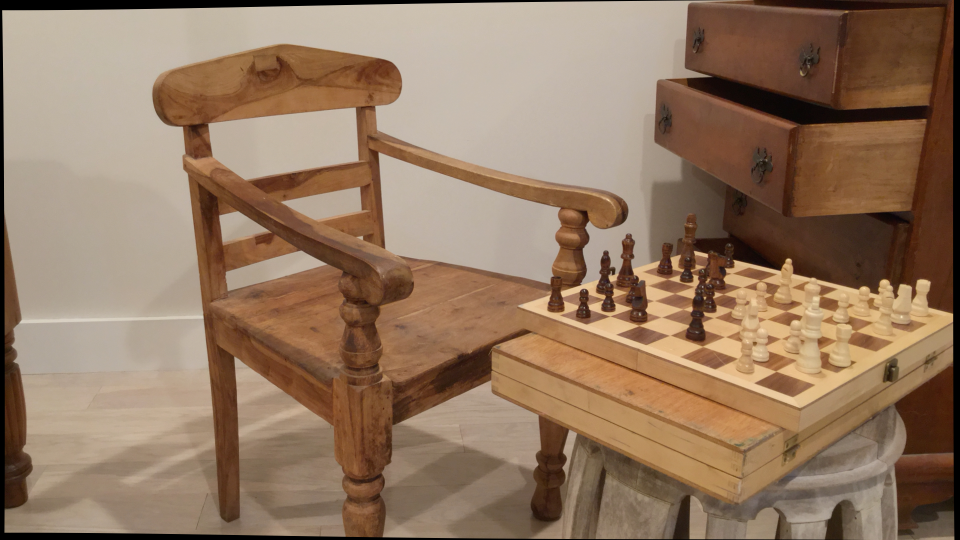
#> input picture 三维重建/chess2/im0.png, 1920 x 1080 px (shown at 1/2 size)
$ python reconstruction.py
#> lines starting #> are read from the running program, lines starting #| are printed output that depends on the picture
#!/usr/bin/env python
import numpy as np
import cv2
from matplotlib import pyplot as plt
import time

def sgbm(imgL, imgR):
    T1 = time.time()
    window_size = 1
    min_disp = 0
    num_disp = 320 - min_disp
    stereo = cv2.StereoSGBM_create(minDisparity = min_disp,
							numDisparities = num_disp,
							blockSize = 5,
							P1 = 8 * 3 * window_size**2,
							P2 = 32 * 3 * window_size**2,
							disp12MaxDiff = 1,
							uniquenessRatio = 10,
							speckleWindowSize = 100,
							speckleRange = 32
							)

    # disparity = stereo.compute(imgL, imgR)
    disparity = stereo.compute(imgL, imgR).astype(np.float32) / 16.0

    print((time.time() - T1) * 1000)

    plt.imshow(disparity, 'gray')
    plt.savefig('sgbm.png')
    plt.show()

def bm(imgL, imgR):
    T1 = time.time()
    # SAD window size should be between 5..255
    block_size = 11

    min_disp = 0
    num_disp = 320 - min_disp
    uniquenessRatio = 10


    stereo = cv2.StereoBM_create(numDisparities = num_disp, blockSize = block_size)
    stereo.setUniquenessRatio(uniquenessRatio)

    disparity = stereo.compute(imgL, imgR).astype(np.float32) / 16.0

    print((time.time() - T1) * 1000)

    plt.imshow(disparity,'gray')
    plt.savefig('bm.png')
    plt.show()


if __name__ == "__main__":
    print('loading images...')
    imgL = cv2.imread('chess2/im0.png', 0)
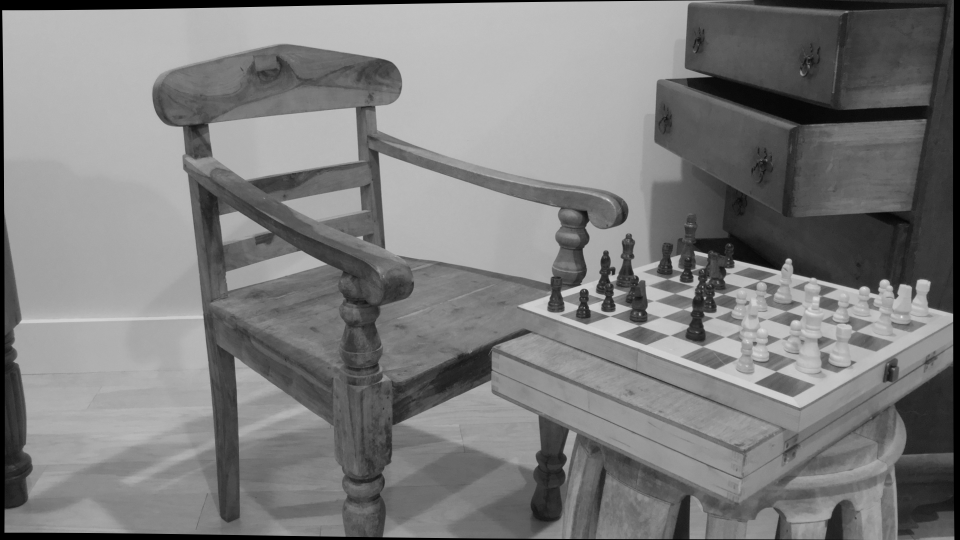
#> imgL: shape (1080, 1920) (shown at 1/2 size); min 0, max 234, mean 124.9
    imgR = cv2.imread('chess2/im1.png', 0)
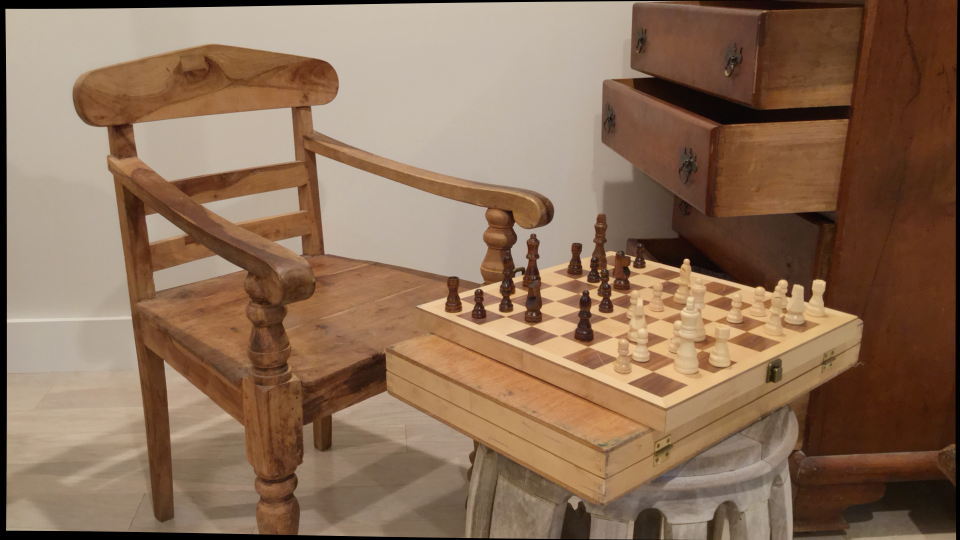
#> input picture 三维重建/chess2/im1.png, 1920 x 1080 px (shown at 1/2 size)
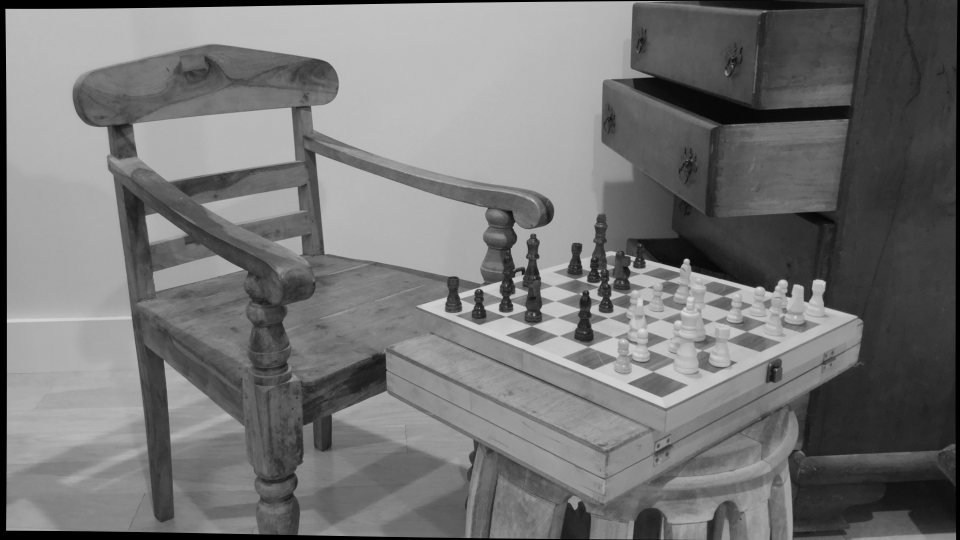
#> imgR: shape (1080, 1920) (shown at 1/2 size); min 0, max 238, mean 116.8

    bm(imgL, imgR)
#> in bm, `disparity = stereo.compute(imgL, imgR).astype(np.float32) / 16.0`:
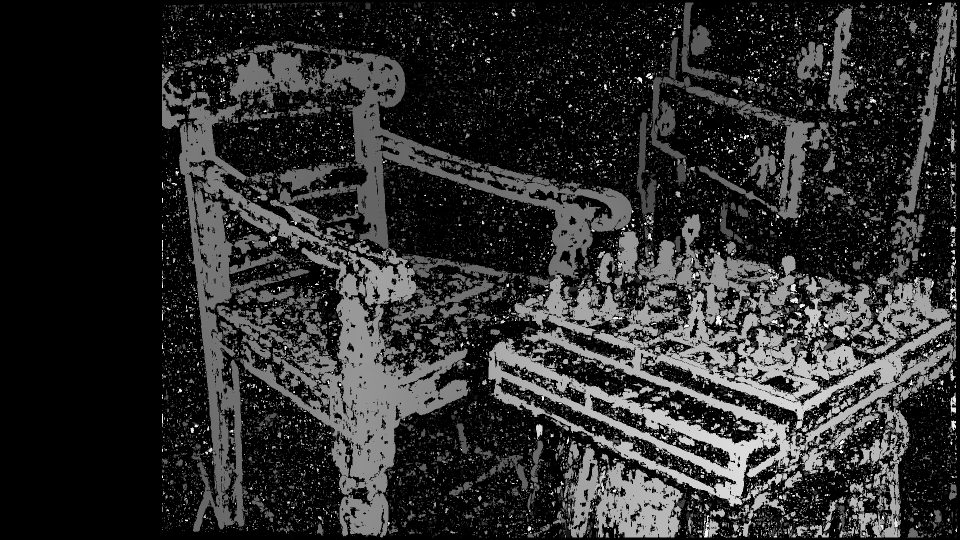
#> disparity: shape (1080, 1920) float32 (shown at 1/2 size); min -1, max 319, mean 54.4; drawn with min black and max white
    sgbm(imgL, imgR)
#> in sgbm, `disparity = stereo.compute(imgL, imgR).astype(np.float32) / 16.0`:
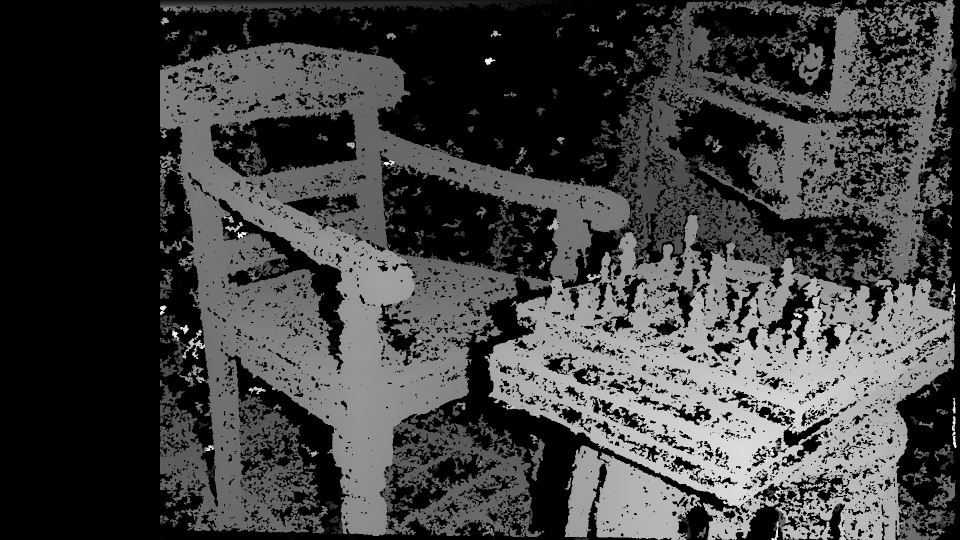
#> disparity: shape (1080, 1920) float32 (shown at 1/2 size); min -1, max 319, mean 78.9; drawn with min black and max white
